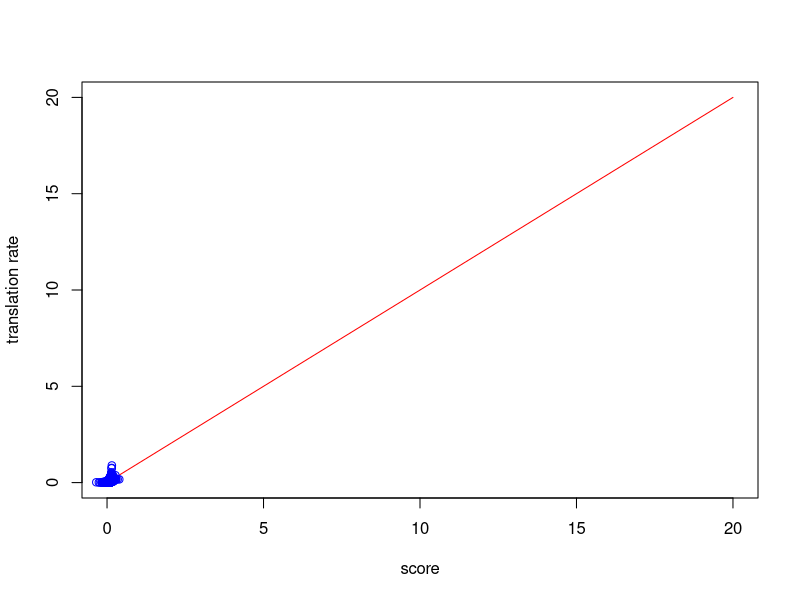
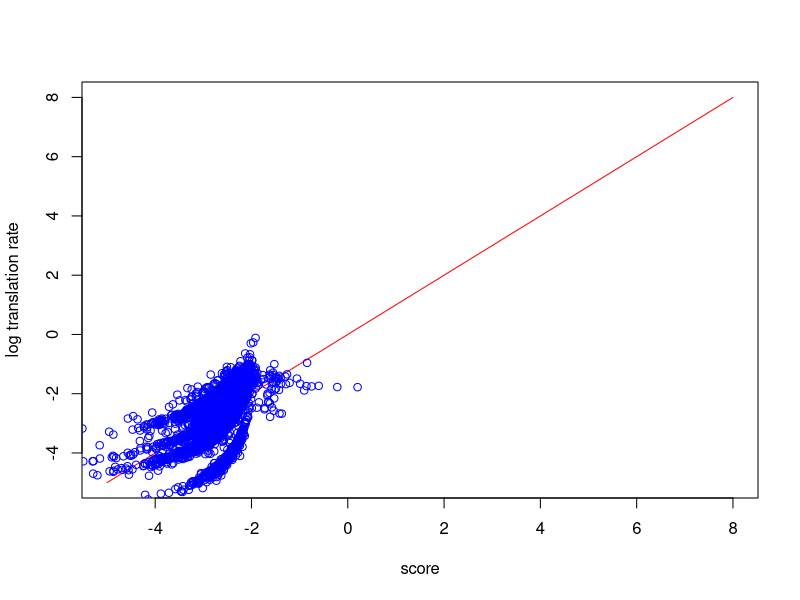
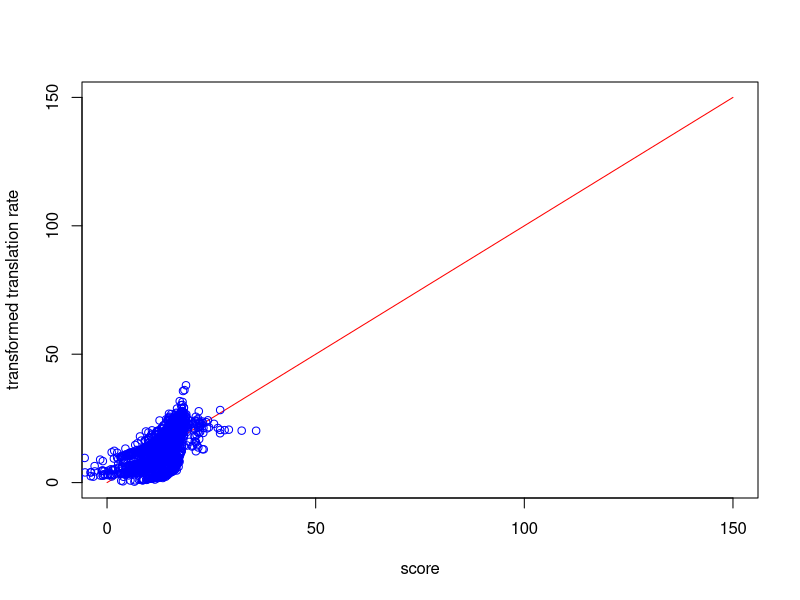

Generate these figures, in order, with R:
setwd("~/git/TRSL/parameters")

# load data from csv
data = read.csv("regression_data.csv", sep=",")
# rename columns
colnames(data) = c("X", "gene", "translation.rate", "transcript.abundance", "initiation.rate", "ORF.length", "CAI")

###################################################################################################################
# unnormalized model
###################################################################################################################
model_unnorm = lm(data$translation.rate ~ data$initiation.rate + data$CAI)
summary(model_unnorm)
# the coefficients are not comparable because the factors have different orders of magnitude

# scale (standard normalize) variables
IR_norm = scale(data$initiation.rate)
CAI_norm = scale(data$CAI)

###################################################################################################################
# normalized model
###################################################################################################################
model = lm(data$translation.rate ~ IR_norm + CAI_norm)
summary(model)

# matrix of values, only complete cases. we include the dependent variable for later plotting.
factors_norm = cbind(IR_norm, CAI_norm, data$translation.rate)[complete.cases(cbind(IR_norm, CAI_norm)),]
# add vector of ones for score calculation
factors_norm = cbind(rep(1, nrow(factors_norm)), factors_norm)
colnames(factors_norm) = c('const', 'IR_norm', 'CAI_norm', 'translation.rate')

# define score s = t + b1 * x1 + b2 * x2
scores = factors_norm[, c('const', 'IR_norm', 'CAI_norm')] %*% model$coefficients
plot.new()
curve(x^1, from=0, to=20, col="red", xlab="score", ylab="translation rate")
points(scores, factors_norm[, "translation.rate"], ylim=c(0,50), main="", pch=1, col='blue')
# this is obviously not a good model.

# next we plot against log(translation rate):

###################################################################################################################
# logarithmic model
###################################################################################################################
log_model = lm(log(data$translation.rate) ~ IR_norm + CAI_norm)
summary(log_model)

# matrix of values, only complete cases. we include the dependent variable for later plotting.
factors_log = cbind(IR_norm, CAI_norm, log(data$translation.rate))[complete.cases(cbind(IR_norm, CAI_norm)),]
# add vector of ones for score calculation
factors_log = cbind(rep(1, nrow(factors_log)), factors_log)
colnames(factors_log) = c('const', 'IR_norm', 'CAI_norm', 'log.translation.rate')

# define score s = t + b1 * x1 + b2 * x2
scores = factors_log[, c('const', 'IR_norm', 'CAI_norm')] %*% log_model$coefficients
plot.new()
curve(x^1, from=-5, to=8, col="red", xlab="score", ylab="log translation rate")
points(scores, factors_log[, "log.translation.rate"], main="", pch=1, col='blue')
# much better fit!

###################################################################################################################
# transformed model
###################################################################################################################
transf_data = (log(data$translation.rate)-min(log(data$translation.rate), na.rm=TRUE))^2
transf_model = lm(transf_data ~ IR_norm + CAI_norm)
summary(transf_model)

# matrix of values, only complete cases. we include the dependent variable for later plotting.
factors_transf = cbind(IR_norm, CAI_norm, transf_data)[complete.cases(cbind(IR_norm, CAI_norm)),]
# add vector of ones for score calculation
factors_transf = cbind(rep(1, nrow(factors_transf)), factors_transf)
colnames(factors_transf) = c('const', 'IR_norm', 'CAI_norm', 'transformed.translation.rate')

# define score s = t + b1 * x1 + b2 * x2
scores = factors_transf[, c('const', 'IR_norm', 'CAI_norm')] %*% transf_model$coefficients
plot.new()
curve(x^1, from=0, to=150, col="red", xlab="score", ylab="transformed translation rate")
points(scores, factors_transf[, "transformed.translation.rate"], main="", pch=1, col='blue')
# looks good!
